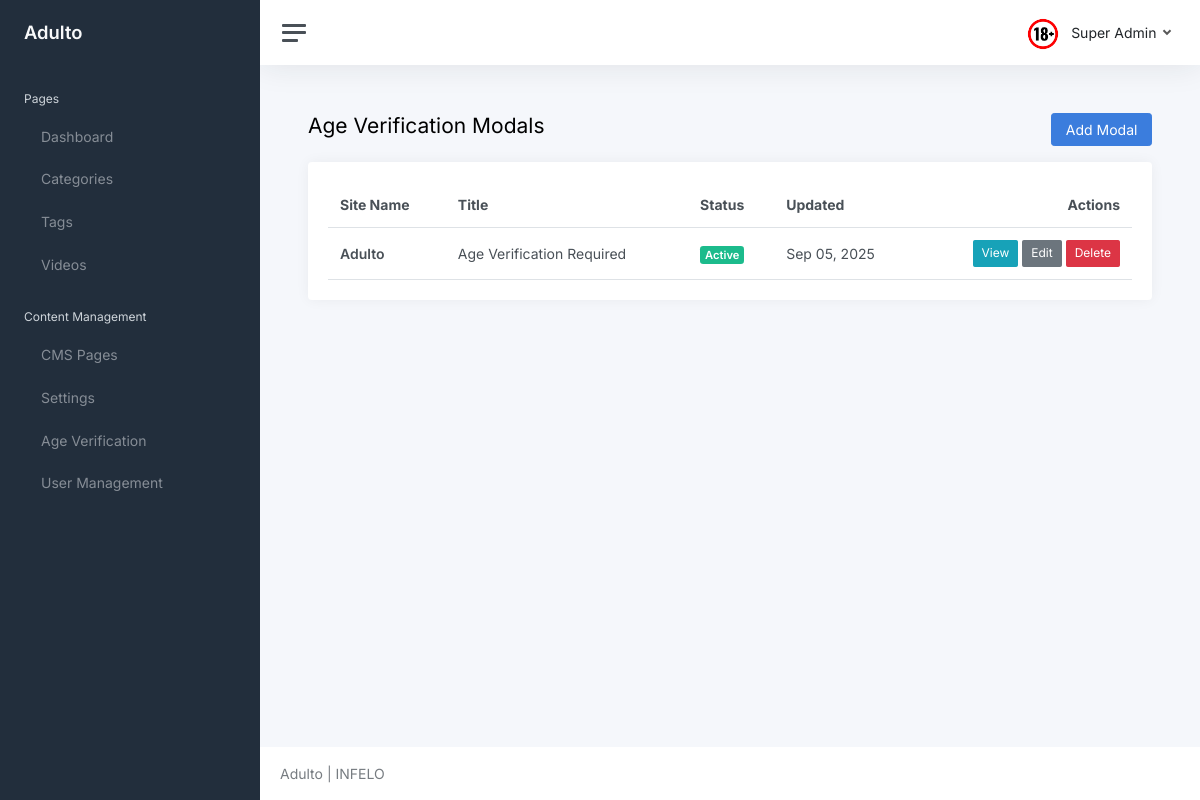
/core/age-verification/ (signed in), run on the app's committed database.
### core/models.py (models this page shows, shortened)
class User(AbstractUser):
	username = None
	first_name = None
	last_name = None
	name = models.CharField(max_length=150, blank=True)
	email = models.EmailField(unique=True)
	is_freeze = models.BooleanField(default=False)
	is_email_verified = models.BooleanField(default=False)
	email_verification_token = models.CharField(max_length=100, blank=True, null=True)
	email_verification_created = models.DateTimeField(blank=True, null=True)
	is_staff = models.BooleanField(default=False, help_text="Designates whether the user can log into the admin site. Only activated users can access admin.")
	USERNAME_FIELD = 'email'
	REQUIRED_FIELDS = []

class AgeVerification(models.Model):
	site_name = models.CharField(max_length=100, help_text="Name of the site (e.g., Adulto, xHamster)")
	title = models.CharField(max_length=200, help_text="Modal title")
	content = models.TextField(help_text="Modal content (HTML allowed)")
	confirm_text = models.CharField(max_length=100, default="I am 18 or older", help_text="Text for confirm button")
	deny_text = models.CharField(max_length=100, default="I am under 18", help_text="Text for deny button")
	deny_redirect_url = models.URLField(default="https://www.google.com", help_text="URL to redirect to when user denies age")
	is_active = models.BooleanField(default=True, help_text="Show this modal on the site")
	created_at = models.DateTimeField(auto_now_add=True)
	updated_at = models.DateTimeField(auto_now=True)
	class Meta:
		verbose_name = "Age Verification"
		verbose_name_plural = "Age Verification"
	@classmethod
	def get_active(cls):
		try:
			return cls.objects.filter(is_active=True).first()
		except:
			return None

### core/views.py (the view)
# urls.py: path('age-verification/', views.age_verification_list, name='age_verification_list'),
@login_required(login_url='login')
def age_verification_list(request):
	age_verifications = AgeVerification.objects.all()
	context = {
		'age_verifications': age_verifications,
	}
	return render(request, 'core/age_verification_list.html', context)

### adulto/context_processors.py (called while the page is built)
def site_branding(request):
	return {
		"site_brand": getattr(settings, "SITE_BRAND", "Adulto"),
		"site_logo_url": getattr(settings, "SITE_LOGO_URL", "/static/logo.png"),
	}

### core/models.py (called while the page is built)
	@classmethod
	def get_setting(cls, key, default=None):
		try:
			return cls.objects.get(key=key).value
		except cls.DoesNotExist:
			return default

### templates/core/age_verification_list.html
{% extends 'core/layout/base.html' %}
{% block content %}
<div class="container-fluid p-0">
    <div class="d-flex justify-content-between align-items-center mb-3">
        <h1 class="h3 d-inline align-middle">Age Verification Modals</h1>
        <a class="btn btn-primary" href="{% url 'age_verification_create' %}">Add Modal</a>
    </div>
    <div class="card">
        <div class="card-body">
            <table class="table table-hover my-0">
                <thead>
                    <tr>
                        <th>Site Name</th>
                        <th>Title</th>
                        <th>Status</th>
                        <th>Updated</th>
                        <th class="text-end">Actions</th>
                    </tr>
                </thead>
                <tbody>
                    {% for modal in age_verifications %}
                    <tr>
                        <td>
                            <strong>{{ modal.site_name }}</strong>
                        </td>
                        <td>{{ modal.title }}</td>
                        <td>
                            {% if modal.is_active %}
                                <span class="badge bg-success">Active</span>
                            {% else %}
                                <span class="badge bg-secondary">Inactive</span>
                            {% endif %}
                        </td>
                        <td>{{ modal.updated_at|date:"M d, Y" }}</td>
                        <td class="text-end">
                            <a class="btn btn-sm btn-info" href="{% url 'age_verification_detail' modal.id %}">View</a>
                            <a class="btn btn-sm btn-secondary" href="{% url 'age_verification_update' modal.id %}">Edit</a>
                            <a class="btn btn-sm btn-danger" href="{% url 'age_verification_delete' modal.id %}">Delete</a>
                        </td>
                    </tr>
                    {% empty %}
                    <tr>
                        <td colspan="5" class="text-center text-muted">No age verification modals found</td>
                    </tr>
                    {% endfor %}
                </tbody>
            </table>
        </div>
    </div>
</div>
{% endblock %}

### templates/core/layout/header.html (shortened to what this page needs)
<nav class="navbar navbar-expand navbar-light navbar-bg">
    <a class="sidebar-toggle js-sidebar-toggle">
        <i class="hamburger align-self-center"></i>
    </a>
    <div class="navbar-collapse collapse">
        <ul class="navbar-nav navbar-align">
            <li class="nav-item dropdown">
                <a class="nav-link dropdown-toggle d-none d-sm-inline-block" href="#"
                    data-bs-toggle="dropdown">
                    <img src="/static/core/logo.png" class="avatar img-fluid rounded me-1"
                        alt="" /> <span class="text-dark">{{ request.user.name }}</span>
                </a>
            </li>
        </ul>
    </div>
</nav>

### data on the page
User: user.name "Super Admin"
AgeVerification: site_name "Adulto", title "Age Verification Required", is_active "Active", updated_at "Sep 05, 2025"

### other printed values
{{ site_brand }} "Adulto"
